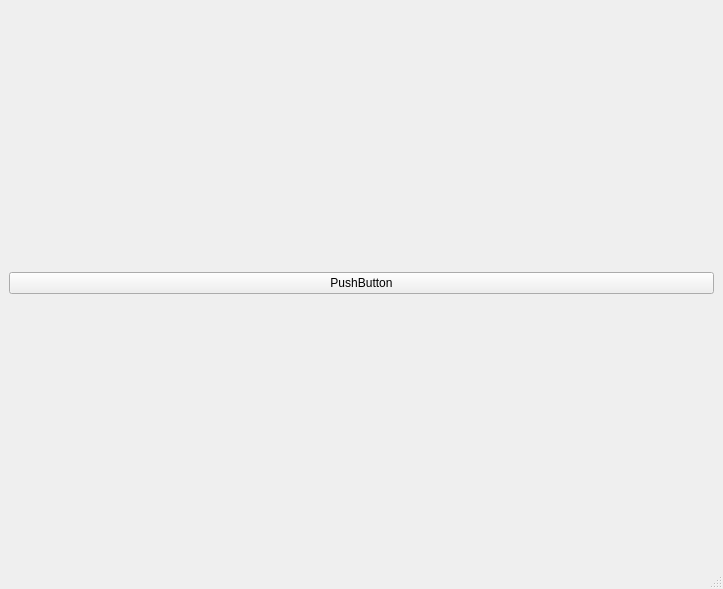
<?xml version="1.0" encoding="UTF-8"?>
<ui version="4.0">
 <class>MainWindow</class>
 <widget class="QMainWindow" name="MainWindow">
  <property name="geometry">
   <rect>
    <x>0</x>
    <y>0</y>
    <width>723</width>
    <height>589</height>
   </rect>
  </property>
  <property name="windowTitle">
   <string>MainWindow</string>
  </property>
  <widget class="QWidget" name="centralwidget">
   <layout class="QVBoxLayout" name="verticalLayout_2">
    <item>
     <layout class="QVBoxLayout" name="verticalLayout">
      <item>
       <widget class="QPushButton" name="pushButton">
        <property name="text">
         <string>PushButton</string>
        </property>
       </widget>
      </item>
     </layout>
    </item>
   </layout>
  </widget>
  <widget class="QMenuBar" name="menubar">
   <property name="geometry">
    <rect>
     <x>0</x>
     <y>0</y>
     <width>723</width>
     <height>26</height>
    </rect>
   </property>
  </widget>
  <widget class="QStatusBar" name="statusbar"/>
 </widget>
 <resources/>
 <connections/>
</ui>
